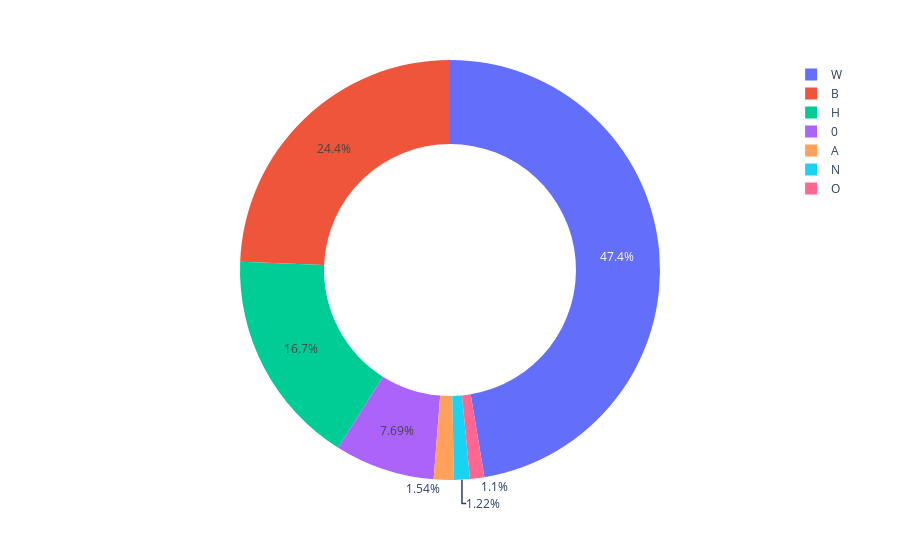

Notebook cell for this chart:
### Code cell
killed_by_race_pie = px.pie(
    data_frame=killed_by_race,
    values=killed_by_race.values,
    names=killed_by_race.index,
    hole=0.6
)
killed_by_race_pie.show()

### Figure 1 — Plotly figure (JSON) as saved in the notebook; plotly's stock layout.template omitted (floating-point values rounded to 4 significant figures)
{"data": [{"domain": {"x": [0, 1], "y": [0, 1]}, "hole": 0.6, "hovertemplate": "race=%{label}<br>value=%{value}<extra></extra>", "labels": ["W", "B", "H", "0", "A", "N", "O"], "legendgroup": "", "name": "", "showlegend": true, "type": "pie", "values": [1201, 618, 423, 195, 39, 31, 28]}], "layout": {"legend": {"tracegroupgap": 0}, "margin": {"t": 60}}}
